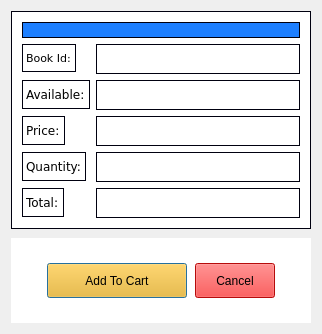
<?xml version="1.0" encoding="UTF-8"?>
<ui version="4.0">
 <class>AddToCart</class>
 <widget class="QDialog" name="AddToCart">
  <property name="geometry">
   <rect>
    <x>0</x>
    <y>0</y>
    <width>322</width>
    <height>334</height>
   </rect>
  </property>
  <property name="windowTitle">
   <string>Dialog</string>
  </property>
  <property name="styleSheet">
   <string notr="true">background-color:rgb(58, 58, 58);
QMessageBox QLabel {
    color: white;
}</string>
  </property>
  <layout class="QVBoxLayout" name="verticalLayout">
   <property name="spacing">
    <number>9</number>
   </property>
   <item>
    <widget class="QFrame" name="frame">
     <property name="styleSheet">
      <string notr="true">border: 1px solid rgb(0,0,15);
borde-radius:5px;
background-color:white;
color:black;</string>
     </property>
     <layout class="QFormLayout" name="formLayout">
      <property name="leftMargin">
       <number>10</number>
      </property>
      <property name="topMargin">
       <number>10</number>
      </property>
      <property name="rightMargin">
       <number>10</number>
      </property>
      <property name="bottomMargin">
       <number>10</number>
      </property>
      <item row="0" column="0" colspan="2">
       <widget class="QLabel" name="errorMsgs">
        <property name="styleSheet">
         <string notr="true">background-color: rgb(29, 127, 255);</string>
        </property>
        <property name="text">
         <string/>
        </property>
       </widget>
      </item>
      <item row="1" column="0">
       <widget class="QLabel" name="label">
        <property name="minimumSize">
         <size>
          <width>0</width>
          <height>0</height>
         </size>
        </property>
        <property name="font">
         <font>
          <family>Verdana</family>
          <pointsize>8</pointsize>
         </font>
        </property>
        <property name="text">
         <string>Book Id:</string>
        </property>
       </widget>
      </item>
      <item row="1" column="1">
       <widget class="QLineEdit" name="bookId">
        <property name="minimumSize">
         <size>
          <width>0</width>
          <height>30</height>
         </size>
        </property>
       </widget>
      </item>
      <item row="2" column="1">
       <widget class="QLineEdit" name="available">
        <property name="minimumSize">
         <size>
          <width>0</width>
          <height>30</height>
         </size>
        </property>
        <property name="inputMethodHints">
         <set>Qt::ImhNone</set>
        </property>
        <property name="echoMode">
         <enum>QLineEdit::Normal</enum>
        </property>
       </widget>
      </item>
      <item row="3" column="0">
       <widget class="QLabel" name="label_3">
        <property name="font">
         <font>
          <family>Verdana</family>
         </font>
        </property>
        <property name="text">
         <string>Price:</string>
        </property>
       </widget>
      </item>
      <item row="3" column="1">
       <widget class="QLineEdit" name="price">
        <property name="minimumSize">
         <size>
          <width>0</width>
          <height>30</height>
         </size>
        </property>
       </widget>
      </item>
      <item row="4" column="0">
       <widget class="QLabel" name="label_4">
        <property name="font">
         <font>
          <family>Verdana</family>
         </font>
        </property>
        <property name="text">
         <string>Quantity:</string>
        </property>
        <property name="alignment">
         <set>Qt::AlignLeading|Qt::AlignLeft|Qt::AlignVCenter</set>
        </property>
       </widget>
      </item>
      <item row="4" column="1">
       <widget class="QLineEdit" name="quantity">
        <property name="minimumSize">
         <size>
          <width>0</width>
          <height>30</height>
         </size>
        </property>
       </widget>
      </item>
      <item row="5" column="0">
       <widget class="QLabel" name="label_5">
        <property name="font">
         <font>
          <family>Verdana</family>
         </font>
        </property>
        <property name="text">
         <string>Total:</string>
        </property>
        <property name="alignment">
         <set>Qt::AlignLeading|Qt::AlignLeft|Qt::AlignVCenter</set>
        </property>
       </widget>
      </item>
      <item row="5" column="1">
       <widget class="QLineEdit" name="total">
        <property name="minimumSize">
         <size>
          <width>0</width>
          <height>30</height>
         </size>
        </property>
        <property name="inputMethodHints">
         <set>Qt::ImhEmailCharactersOnly</set>
        </property>
       </widget>
      </item>
      <item row="2" column="0">
       <widget class="QLabel" name="label_2">
        <property name="font">
         <font>
          <family>Verdana</family>
         </font>
        </property>
        <property name="text">
         <string>Available:</string>
        </property>
       </widget>
      </item>
     </layout>
    </widget>
   </item>
   <item>
    <widget class="QFrame" name="frame">
     <property name="styleSheet">
      <string notr="true">

background-color: rgb(255, 255, 255);
</string>
     </property>
     <layout class="QHBoxLayout" name="horizontalLayout">
      <property name="spacing">
       <number>8</number>
      </property>
      <item>
       <spacer name="horizontalSpacer">
        <property name="orientation">
         <enum>Qt::Horizontal</enum>
        </property>
        <property name="sizeHint" stdset="0">
         <size>
          <width>40</width>
          <height>20</height>
         </size>
        </property>
       </spacer>
      </item>
      <item>
       <widget class="QPushButton" name="addToCart">
        <property name="minimumSize">
         <size>
          <width>140</width>
          <height>35</height>
         </size>
        </property>
        <property name="styleSheet">
         <string notr="true">
background-color: rgb(255, 180, 6);
color:black;</string>
        </property>
        <property name="text">
         <string>Add To Cart</string>
        </property>
       </widget>
      </item>
      <item>
       <widget class="QPushButton" name="Cancel">
        <property name="minimumSize">
         <size>
          <width>0</width>
          <height>35</height>
         </size>
        </property>
        <property name="styleSheet">
         <string notr="true">
background-color: rgb(255, 15, 15);
color:black;</string>
        </property>
        <property name="text">
         <string>Cancel</string>
        </property>
       </widget>
      </item>
      <item>
       <spacer name="horizontalSpacer_2">
        <property name="orientation">
         <enum>Qt::Horizontal</enum>
        </property>
        <property name="sizeHint" stdset="0">
         <size>
          <width>40</width>
          <height>20</height>
         </size>
        </property>
       </spacer>
      </item>
     </layout>
    </widget>
   </item>
  </layout>
 </widget>
 <resources/>
 <connections/>
</ui>
